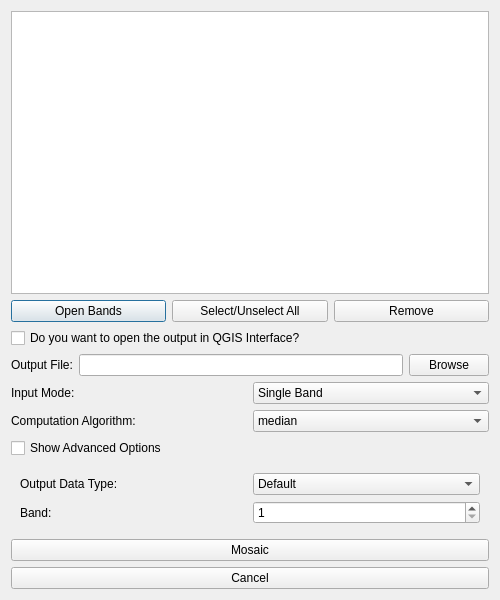
<?xml version="1.0" encoding="UTF-8"?>
<ui version="4.0">
 <class>MosaicDialog</class>
 <widget class="QDialog" name="MosaicDialog">
  <property name="geometry">
   <rect>
    <x>0</x>
    <y>0</y>
    <width>500</width>
    <height>600</height>
   </rect>
  </property>
  <property name="windowTitle">
   <string>Mosaic Tool</string>
  </property>
  <layout class="QVBoxLayout" name="verticalLayout">
   <item>
    <widget class="QListWidget" name="raster_list">
     <property name="selectionMode">
      <enum>QAbstractItemView.MultiSelection</enum>
     </property>
    </widget>
   </item>
   <item>
    <layout class="QHBoxLayout" name="buttons_layout">
     <item>
      <widget class="QPushButton" name="open_raster_button">
       <property name="text">
        <string>Open Bands</string>
       </property>
      </widget>
     </item>
     <item>
      <widget class="QPushButton" name="select_all_button">
       <property name="text">
        <string>Select/Unselect All</string>
       </property>
      </widget>
     </item>
     <item>
      <widget class="QPushButton" name="remove_button">
       <property name="text">
        <string>Remove</string>
       </property>
      </widget>
     </item>
    </layout>
   </item>
   <item>
    <widget class="QCheckBox" name="open_output_checkbox">
     <property name="text">
      <string>Do you want to open the output in QGIS Interface?</string>
     </property>
    </widget>
   </item>
   <item>
    <layout class="QHBoxLayout" name="output_path_layout">
     <item>
      <widget class="QLabel" name="output_label">
       <property name="text">
        <string>Output File:</string>
       </property>
      </widget>
     </item>
     <item>
      <widget class="QLineEdit" name="output_file"/>
     </item>
     <item>
      <widget class="QPushButton" name="browse_button">
       <property name="text">
        <string>Browse</string>
       </property>
      </widget>
     </item>
    </layout>
   </item>
   <item>
    <layout class="QHBoxLayout" name="input_mode_layout">
     <item>
      <widget class="QLabel" name="input_mode_label">
       <property name="text">
        <string>Input Mode:</string>
       </property>
      </widget>
     </item>
     <item>
      <widget class="QComboBox" name="input_mode">
       <item>
        <property name="text">
         <string>Single Band</string>
        </property>
       </item>
       <item>
        <property name="text">
         <string>Multiple Bands</string>
        </property>
       </item>
      </widget>
     </item>
    </layout>
   </item>
   <item>
    <layout class="QHBoxLayout" name="algorithm_layout">
     <item>
      <widget class="QLabel" name="algorithm_label">
       <property name="text">
        <string>Computation Algorithm:</string>
       </property>
      </widget>
     </item>
     <item>
      <widget class="QComboBox" name="algorithm">
       <item>
        <property name="text">
         <string>median</string>
        </property>
       </item>
       <item>
        <property name="text">
         <string>mean</string>
        </property>
       </item>
       <item>
        <property name="text">
         <string>gmean</string>
        </property>
       </item>
       <item>
        <property name="text">
         <string>max</string>
        </property>
       </item>
       <item>
        <property name="text">
         <string>min</string>
        </property>
       </item>
       <item>
        <property name="text">
         <string>std</string>
        </property>
       </item>
       <item>
        <property name="text">
         <string>valid_pixels</string>
        </property>
       </item>
       <item>
        <property name="text">
         <string>last_pixel</string>
        </property>
       </item>
       <item>
        <property name="text">
         <string>jday_last_pixel</string>
        </property>
       </item>
       <item>
        <property name="text">
         <string>jday_median</string>
        </property>
       </item>
       <item>
        <property name="text">
         <string>linear_trend</string>
        </property>
       </item>
      </widget>
     </item>
    </layout>
   </item>
   <item>
    <widget class="QCheckBox" name="show_advanced_options_checkbox">
     <property name="text">
      <string>Show Advanced Options</string>
     </property>
    </widget>
   </item>
   <item>
    <widget class="QWidget" name="advanced_options">
     <layout class="QVBoxLayout" name="advanced_options_layout">
      <item>
       <layout class="QHBoxLayout" name="data_type_layout">
        <item>
         <widget class="QLabel" name="data_type_label">
          <property name="text">
           <string>Output Data Type:</string>
          </property>
         </widget>
        </item>
        <item>
         <widget class="QComboBox" name="data_type">
          <item>
           <property name="text">
            <string>Default</string>
           </property>
          </item>
          <item>
           <property name="text">
            <string>Byte</string>
           </property>
          </item>
          <item>
           <property name="text">
            <string>UInt16</string>
           </property>
          </item>
          <item>
           <property name="text">
            <string>Int16</string>
           </property>
          </item>
          <item>
           <property name="text">
            <string>UInt32</string>
           </property>
          </item>
          <item>
           <property name="text">
            <string>Int32</string>
           </property>
          </item>
          <item>
           <property name="text">
            <string>Float32</string>
           </property>
          </item>
          <item>
           <property name="text">
            <string>Float64</string>
           </property>
          </item>
         </widget>
        </item>
       </layout>
      </item>
      <item>
       <layout class="QHBoxLayout" name="band_layout">
        <item>
         <widget class="QLabel" name="band_label">
          <property name="text">
           <string>Band:</string>
          </property>
         </widget>
        </item>
        <item>
         <widget class="QSpinBox" name="band">
          <property name="minimum">
           <number>1</number>
          </property>
         </widget>
        </item>
       </layout>
      </item>
     </layout>
    </widget>
   </item>
   <item>
    <widget class="QPushButton" name="run_button">
     <property name="text">
      <string>Mosaic</string>
     </property>
    </widget>
   </item>
   <item>
    <widget class="QPushButton" name="cancel_button">
     <property name="text">
      <string>Cancel</string>
     </property>
    </widget>
   </item>
  </layout>
 </widget>
 <resources/>
 <connections/>
</ui>
